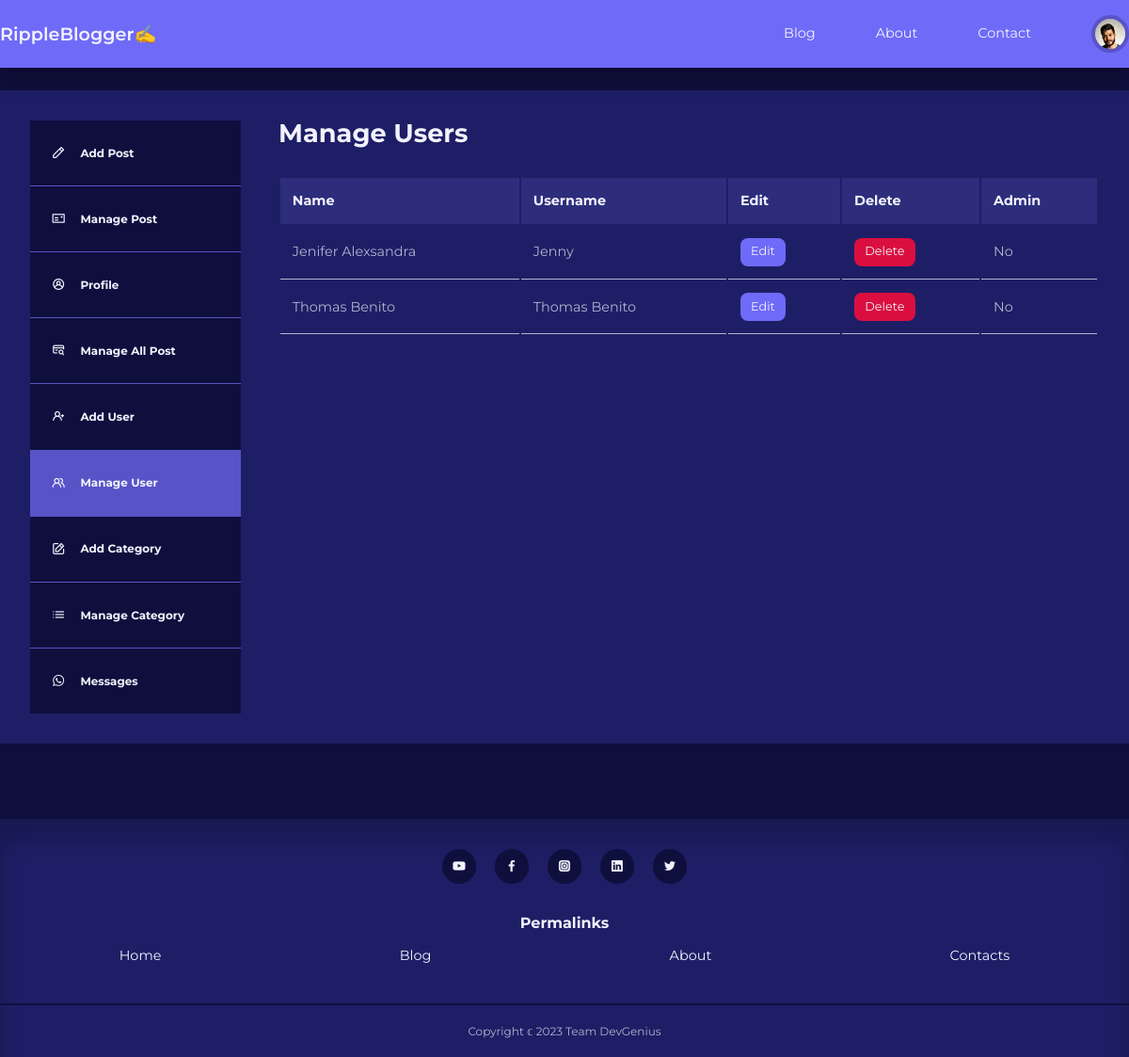
The page /admin/manage-users.php (signed in) on the database its author committed.
### tables this page shows
CREATE TABLE `users` (
  `id` int(11) UNSIGNED NOT NULL,
  `firstname` varchar(50) NOT NULL,
  `lastname` varchar(50) NOT NULL,
  `username` varchar(50) NOT NULL,
  `email` varchar(100) NOT NULL,
  `password` varchar(255) NOT NULL,
  `avatar` varchar(255) NOT NULL,
  `is_admin` tinyint(1) NOT NULL
);

### admin/partials/header.php (called while the page is built, shortened)
<?php
require "../partials/header.php";

### admin/manage-users.php (the view, shortened to what this page needs)
<?php
include "partials/header.php";
$current_admin_id = $_SESSION['user-id'];
$query = "SELECT * FROM users WHERE NOT id = $current_admin_id";
$users = mysqli_query($connection, $query);
?>
<section class="dashboard">
    <div class="container dashboard_container">
        <aside>
            <ul>
                <li><a href="<?= ROOT_URL ?>admin/add-post.php"><i class="uil uil-pen"></i>
                        <h5>Add Post</h5>
                    </a></li>
                <li><a href="<?= ROOT_URL ?>admin/index.php"><i class="uil uil-postcard"></i>
                        <h5>Manage Post</h5>
                    </a></li>
                    <li><a href="<?= ROOT_URL ?>admin/update-profile.php" ><i class="uil uil-user-circle"></i>
                        <h5>Profile</h5>
                    </a></li>
                <?php if (isset($_SESSION['user_is_admin'])) : ?>
                    <li><a href="<?= ROOT_URL ?>admin/all-post.php"><i class="uil uil-credit-card-search"></i>
                            <h5>Manage All Post</h5>
                        </a></li>
                    <li><a href="<?= ROOT_URL ?>admin/add-user.php"><i class="uil uil-user-plus"></i>
                            <h5>Add User</h5>
                        </a></li>
                    <li><a href="<?= ROOT_URL ?>admin/manage-users.php" class="active"><i class="uil uil-users-alt"></i>
                            <h5>Manage User</h5>
                        </a></li>
                    <li><a href="<?= ROOT_URL ?>admin/add-category.php"><i class="uil uil-edit"></i>
                            <h5>Add Category</h5>
                        </a></li>
                    <li><a href="<?= ROOT_URL ?>admin/manage-categories.php"><i class="uil uil-list-ul"></i>
                            <h5>Manage Category</h5>
                        </a></li>
                        <li><a href="<?= ROOT_URL ?>admin/check-message.php"><i class="uil uil-whatsapp"></i>
                            <h5>Messages</h5>
                        </a></li>
                <?php endif ?>
            </ul>
        </aside>
        <main>
            <h2>Manage Users</h2>
            <?php if (mysqli_num_rows($users) > 0) : ?>
                <table>
                    <thead>
                        <tr>
                            <th>Name</th>
                            <th>Username</th>
                            <th>Edit</th>
                            <th>Delete</th>
                            <th>Admin</th>
                        </tr>
                    </thead>
                    <tbody>
                        <?php while ($user = mysqli_fetch_assoc($users)) : ?>
                            <tr>
                                <td><?= "{$user['firstname']} {$user['lastname']}" ?></td>
                                <td><?= $user['username'] ?></td>
                                <td> <a href="<?= ROOT_URL ?>admin/edit-user.php?id=<?= $user['id'] ?>" class="btn sm">Edit</a></td>
                                <td> <a href="<?= ROOT_URL ?>admin/delete-user.php?id=<?= $user['id'] ?>" class="btn sm danger">Delete</a></td>
                                <td><?= $user['is_admin'] ? 'Yes' : 'No' ?></td>
                            </tr>
                        <?php endwhile ?>
                    </tbody>
                </table>
            <?php else : ?>
                <div class="alert__message error">
                    <?= 'NO users found' ?>
                </div>
            <?php endif  ?>
        </main>
    </div>
</section>
<?php
include "partials/footer.php"
?>

### partials/header.php (shortened to what this page needs)
<?php
require "config/database.php";
if (isset($_SESSION['user-id'])) {
  $id = filter_var($_SESSION['user-id'], FILTER_SANITIZE_FULL_SPECIAL_CHARS);
  $query = "SELECT avatar FROM users WHERE id ='$id'";
  $result = mysqli_query($connection, $query);
  $avatar = mysqli_fetch_assoc($result);
}
?>
<!DOCTYPE html>
<html lang="en">
<head>
  <link rel="stylesheet" href="https://unicons.iconscout.com/release/v4.0.8/css/line.css">
  <link rel="stylesheet" href="<?= ROOT_URL ?>css/style.css" />
</head>
<body>
  <nav>
    <div class="container nav_container">
      <a href="<?= ROOT_URL ?>index.php" class="nav_logo">RippleBlogger✍️</a>
      <ul class="nav_items">
        <li><a href="<?= ROOT_URL ?>blog.php">Blog</a></li>
        <li><a href="<?= ROOT_URL ?>about.php">About</a></li>
        <li><a href="<?= ROOT_URL ?>contact.php">Contact</a></li>
        <?php if (isset($_SESSION['user-id'])) : ?>
          <li class="nav_profile">
            <div class="avatar">
              <img src="<?= ROOT_URL . 'images/' . $avatar['avatar'] ?>" alt="nav-bar-profile-images" />
            </div>
          </li>
        <?php else : ?>
          <li><a href="<?= ROOT_URL ?>signin.php">Signin</a></li>
        <?php endif ?>
      </ul>
    </div>
  </nav>

### css/style.css (style rules this page uses)
:root { --color-primary: #6f6af8; --color-primary-variant: #5854c7; --color-primary-light: hsl(242, 91%, 69%, 18%); --color-red: #da0f3f; --color-red-light: hsl(346, 87%, 46%, 15%); --color-green: #00c476; --color-green-light: hsl(156, 100%, 38%, 15%); --color-gray-900: #1e1e66; --color-gray-700: #2d2d7c; --color-gray-300: rgba(242, 242, 254, 0.3); --color-gray-200: rgba(242, 242, 254, 0.7); --color-white: #f2f2fe; --color-bg: #0f0f3e; --transition: all 300ms ease; --container-width-lg: 74%; --container-width-md: 88%; --form-width: 50%; --card-border-radius-1: 0.3rem; --card-border-radius-2: 0.5rem; --card-border-radius-3: 0.8rem; --card-border-radius-4: 2rem; --card-border-radius-5: 5rem; }
* { margin: 0; padding: 0; outline: 0; border: 0; appearance: 0; list-style: none; text-decoration: none; box-sizing: border-box; }
body { font-family: 'Montserrat', sans-serif; line-height: 1.6; color: var(--color-gray-200); background: var(--color-bg); overflow-x: hidden; font-size: 0.9rem; }
.container { max-width: 1200px; margin: 0 auto; }
section { margin-top: 3rem; width: 100vw; }
h1, h2, h3, h4, h5 { color: var(--color-white); line-height: 1.3; }
h2 { font-size: 1.7rem; margin: 1rem 0; }
a, li { color: var(--color-white); transition: var(--transition); }
img { display: block; width: 100%; background-size: cover; }
nav { background: var(--color-primary); width: 100vw; height: 4.5rem; position: fixed; top: 0; z-index: 20; box-shadow: 0 1rem 1rem rgba(0, 0, 0, 0.2); }
.nav_container { height: 100%; display: flex; align-items: center; justify-content: space-between; }
.avatar { width: 2.5rem; height: 2.5rem; border-radius: 50%; overflow: hidden; border: 0.3rem solid var(--color-primary-variant); }
.nav_logo { font-weight: 600; font-size: 1.2rem; }
.nav_items { display: flex; align-items: center; gap: 4rem; }
.nav_profile { position: relative; cursor: pointer; }
.btn { display: inline-block; width: fit-content; padding: 0.6rem 1.2rem; background: var(--color-primary); color: var(--color-white); border-radius: var(--card-border-radius-2); cursor: pointer; transition: var(--transition); }
.btn.sm { padding: 0.3rem 0.7rem; font-size: 0.8rem; }
.btn.danger { background: var(--color-red); }
.dashboard { margin-top: 6rem; }
.dashboard_container { display: grid; grid-template-columns: 14rem auto; gap: 1rem; background: var(--color-gray-900); padding: 2rem; margin-bottom: 5rem; }
.dashboard aside a { background: var(--color-bg); display: flex; gap: 1rem; align-items: center; padding: 1.6em; }
.dashboard aside ul li:not(:last-child) a { border-bottom: 1px solid var(--color-primary-variant); }
.dashboard aside a.active { background: var(--color-primary-variant); }
.dashboard main { margin-left: 1.5rem; }
.dashboard main h2 { margin: 0rem 0rem 2rem 0rem; line-height: 1; }
.dashboard main table { width: 100%; text-align: left; }
.dashboard main table th { background: var(--color-gray-700); padding: 0.8rem; color: var(--color-white); }
.dashboard main table td { padding: 0.8rem; border-bottom: 1px solid var(--color-gray-200); }

### rows shown on the page
users: avatar (picture)
users: firstname "Jenifer", lastname "Alexsandra", username "Jenny", is_admin "No"
users: firstname "Thomas", lastname "Benito", username "Thomas Benito", is_admin "No"
